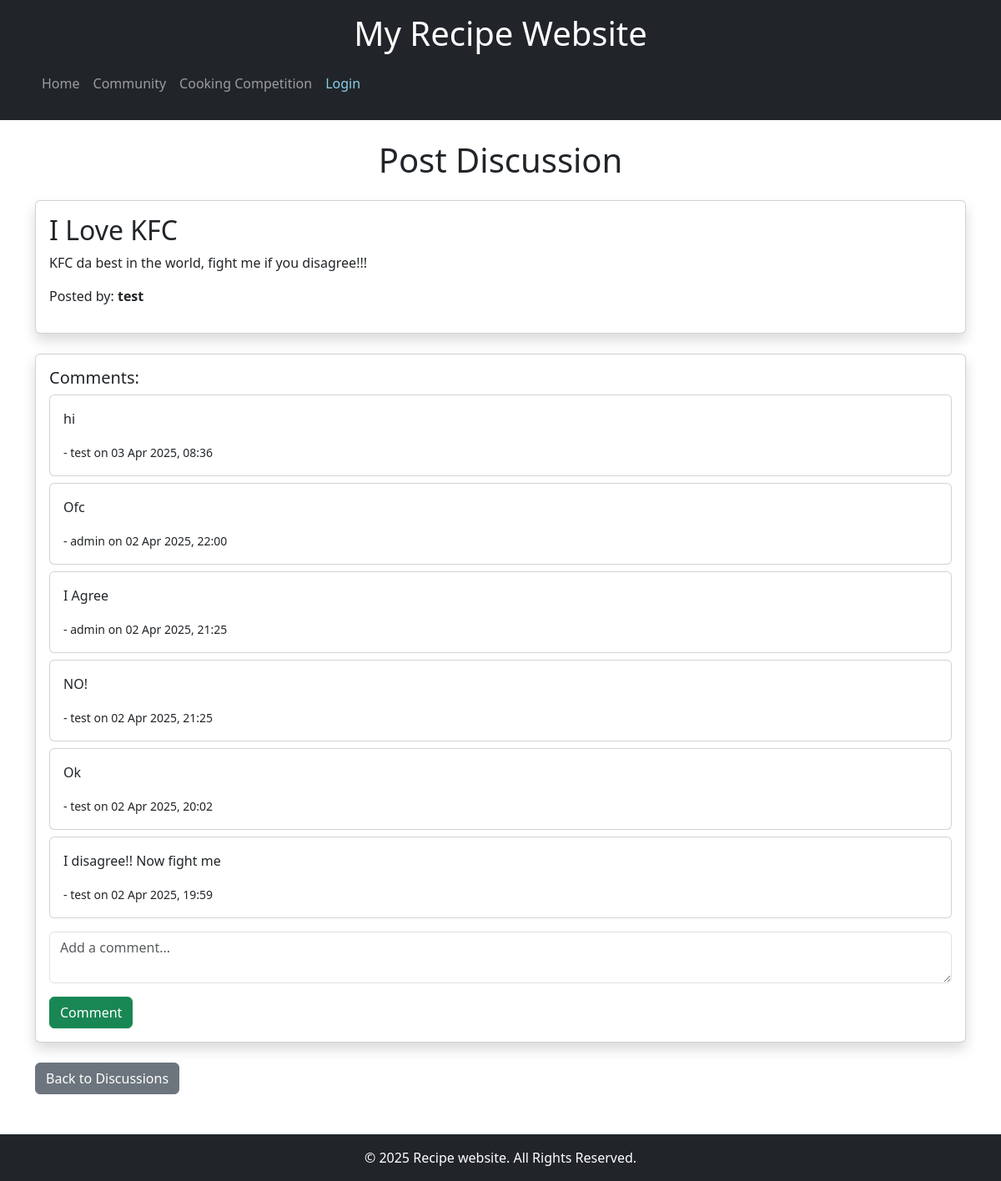
Screenshot of /community_comment.php?post_id=1 with the database file from the repository.
### tables this page shows
CREATE TABLE `posts` (
  `id` int(11) NOT NULL,
  `user_id` int(11) NOT NULL,
  `title` varchar(255) NOT NULL,
  `content` text NOT NULL,
  `created_at` timestamp NOT NULL DEFAULT current_timestamp() ON UPDATE current_timestamp()
);

CREATE TABLE `users` (
  `id` int(11) NOT NULL,
  `username` varchar(30) NOT NULL,
  `email` varchar(100) NOT NULL,
  `role` enum('user','admin') NOT NULL DEFAULT 'user',
  `date_created` timestamp NOT NULL DEFAULT current_timestamp(),
  `password_hash` varchar(256) NOT NULL
);

CREATE TABLE `posts_comments` (
  `id` int(11) NOT NULL,
  `post_id` int(11) NOT NULL,
  `user_id` int(11) NOT NULL,
  `comment` text NOT NULL,
  `created_at` timestamp NOT NULL DEFAULT current_timestamp() ON UPDATE current_timestamp()
);

### community_comment.php (the view, shortened to what this page needs)
<?php
    include "./db/connect_db.php";
    $post_id = $_GET['post_id'];
    $sql = "SELECT p.id, p.title, p.content, u.username
            FROM posts p
            JOIN users u ON p.user_id = u.id
            WHERE p.id = $post_id";
    $post_result = $conn->query($sql);
    $post = $post_result->fetch_assoc();
    $comment_sql = "SELECT c.comment, u.username, c.created_at
                    FROM posts_comments c
                    JOIN users u ON c.user_id = u.id
                    WHERE c.post_id = $post_id
                    ORDER BY c.created_at DESC";
    $comments = $conn->query($comment_sql);
?>
<!DOCTYPE html>
<html lang="en">
<head>
    <?php include "./components/styling.php"; ?>
    <link rel="stylesheet" href="https://cdn.jsdelivr.net/npm/bootstrap@5.3.0/dist/css/bootstrap.min.css">
</head>
<body>
    <?php include "./components/navbar.php"; ?>
    <div class="container mt-4">
        <h1 class="text-center mb-4">Post Discussion</h1>
        <div class="card mb-4 shadow">
            <div class="card-body">
                <h2><?php echo $post['title']; ?></h2>
                <p><?php echo $post['content']; ?></p>
                <p>Posted by: <strong><?php echo $post['username']; ?></strong></p>
            </div>
        </div>
        <div class="card shadow mb-4">
            <div class="card-body">
                <h5>Comments:</h5>
                <?php if ($comments->num_rows > 0): ?>
                    <?php while ($comment = $comments->fetch_assoc()): ?>
                        <div class="card mb-2">
                            <div class="card-body">
                                <p><?php echo $comment['comment']; ?></p>
                                <small >- <?php echo $comment['username']; ?> on <?php echo date('d M Y, H:i', strtotime($comment['created_at'])); ?></small>
                            </div>
                        </div>
                    <?php endwhile; ?>
                <?php else: ?>
                    <p>No comments yet....</p>
                <?php endif; ?>
                <form method="POST" class="mt-3">
                    <div class="mb-3">
                        <textarea class="form-control" name="comment" placeholder="Add a comment..." required></textarea>
                    </div>
                    <button type="submit" class="btn btn-success">Comment</button>
                </form>
            </div>
        </div>
        <a href="community_engagement.php" class="btn btn-secondary">Back to Discussions</a>
    </div>
    <?php include "./components/footer.php"; ?>
</body>
</html>

### rows the page displays
posts: title "I Love KFC", content "KFC da best in the world, fight me if you disagree!!!", user.username "test"
posts_comments: comment "hi", user.username "test", created_at "03 Apr 2025, 08:36"
posts_comments: comment "Ofc", user.username "admin", created_at "02 Apr 2025, 22:00"
posts_comments: comment "I Agree", user.username "admin", created_at "02 Apr 2025, 21:25"
posts_comments: comment "NO!", user.username "test", created_at "02 Apr 2025, 21:25"
posts_comments: comment "Ok", user.username "test", created_at "02 Apr 2025, 20:02"
posts_comments: comment "I disagree!! Now fight me", user.username "test", created_at "02 Apr 2025, 19:59"
